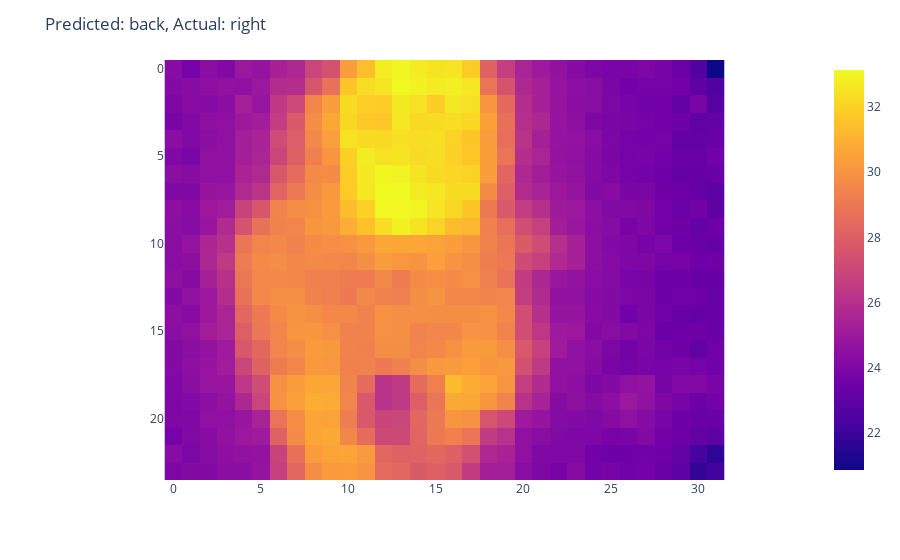
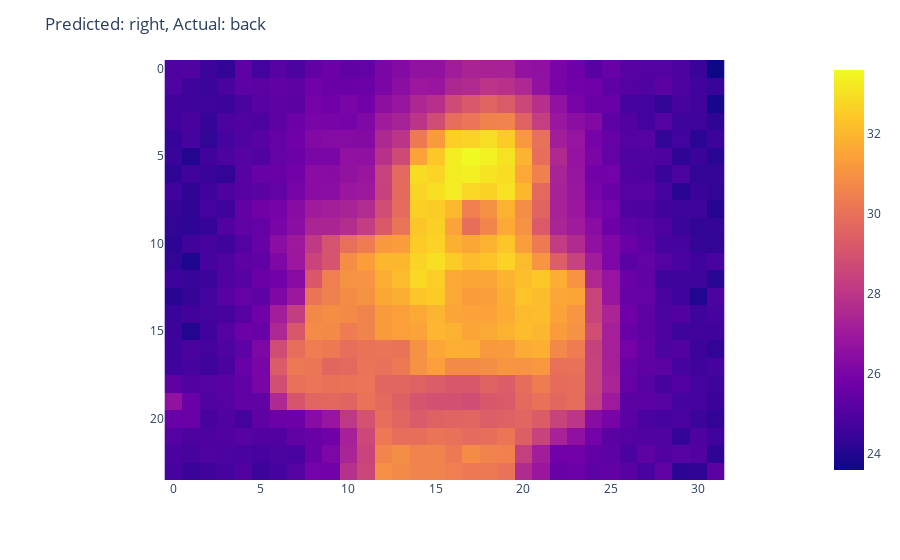
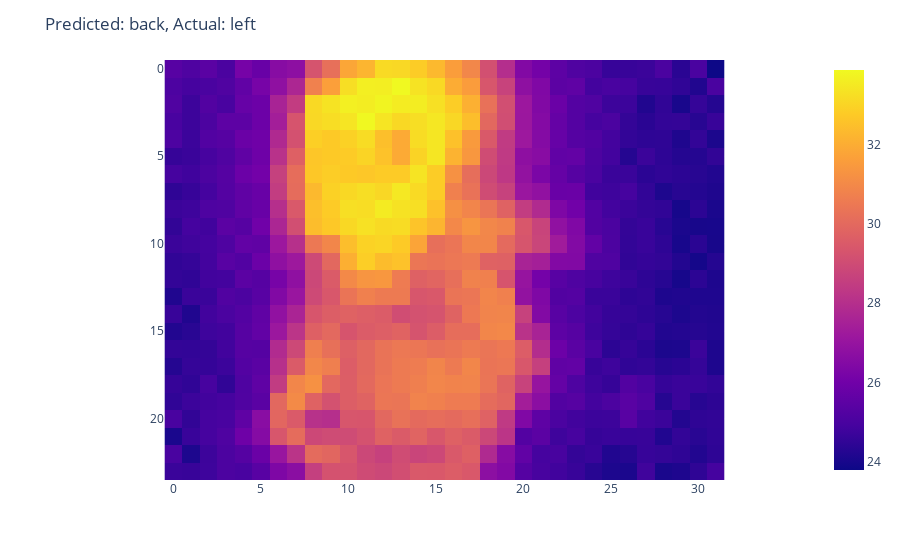
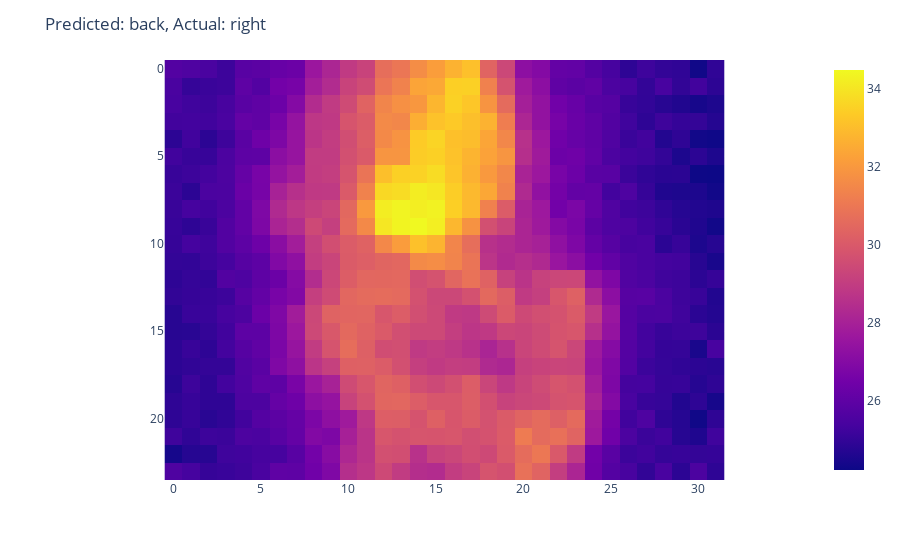

The notebook cell these images were saved under, in order:
### Code cell
values = {
    0: 'back',
    1: 'left',
    2: 'right',
}

# Get the X inputs that were misclassified
misclassified = X_test[y_test_max != preds]
# Get the y inputs that were misclassified
real_labels = y_test_max[y_test_max != preds]
pred_labels = preds[y_test_max != preds]
# Plot the misclassified inputs
for i in range(len(misclassified)):
    fig = px.imshow(
        img = misclassified[i, :, :, 0]
    )
    fig.update_layout(
        title=f'Predicted: {values[pred_labels[i]]}, '
        f'Actual: {values[real_labels[i]]}'
    )
    fig.show()

### Figure 1 — Plotly figure (JSON) as saved in the notebook; plotly's stock layout.template omitted (floating-point values rounded to 4 significant figures; data arrays with more than 128 entries replaced by an {"elided": "..."} marker saying what was removed)
{"data": [{"coloraxis": "coloraxis", "hovertemplate": "x: %{x}<br>y: %{y}<br>color: %{z}<extra></extra>", "name": "0", "type": "heatmap", "xaxis": "x", "yaxis": "y", "z": {"elided": "24x32 float values"}}], "layout": {"coloraxis": {"colorscale": [[0, "#0d0887"], [0.1111, "#46039f"], [0.2222, "#7201a8"], [0.3333, "#9c179e"], [0.4444, "#bd3786"], [0.5556, "#d8576b"], [0.6667, "#ed7953"], [0.7778, "#fb9f3a"], [0.8889, "#fdca26"], [1, "#f0f921"]]}, "margin": {"t": 60}, "title": {"text": "Predicted: back, Actual: right"}, "xaxis": {"anchor": "y", "constrain": "domain", "domain": [0, 1], "scaleanchor": "y"}, "yaxis": {"anchor": "x", "autorange": "reversed", "constrain": "domain", "domain": [0, 1]}}}

### Figure 2 — Plotly figure (JSON) as saved in the notebook; plotly's stock layout.template omitted (floating-point values rounded to 4 significant figures; data arrays with more than 128 entries replaced by an {"elided": "..."} marker saying what was removed)
{"data": [{"coloraxis": "coloraxis", "hovertemplate": "x: %{x}<br>y: %{y}<br>color: %{z}<extra></extra>", "name": "0", "type": "heatmap", "xaxis": "x", "yaxis": "y", "z": {"elided": "24x32 float values"}}], "layout": {"coloraxis": {"colorscale": [[0, "#0d0887"], [0.1111, "#46039f"], [0.2222, "#7201a8"], [0.3333, "#9c179e"], [0.4444, "#bd3786"], [0.5556, "#d8576b"], [0.6667, "#ed7953"], [0.7778, "#fb9f3a"], [0.8889, "#fdca26"], [1, "#f0f921"]]}, "margin": {"t": 60}, "title": {"text": "Predicted: right, Actual: back"}, "xaxis": {"anchor": "y", "constrain": "domain", "domain": [0, 1], "scaleanchor": "y"}, "yaxis": {"anchor": "x", "autorange": "reversed", "constrain": "domain", "domain": [0, 1]}}}

### Figure 3 — Plotly figure (JSON) as saved in the notebook; plotly's stock layout.template omitted (floating-point values rounded to 4 significant figures; data arrays with more than 128 entries replaced by an {"elided": "..."} marker saying what was removed)
{"data": [{"coloraxis": "coloraxis", "hovertemplate": "x: %{x}<br>y: %{y}<br>color: %{z}<extra></extra>", "name": "0", "type": "heatmap", "xaxis": "x", "yaxis": "y", "z": {"elided": "24x32 float values"}}], "layout": {"coloraxis": {"colorscale": [[0, "#0d0887"], [0.1111, "#46039f"], [0.2222, "#7201a8"], [0.3333, "#9c179e"], [0.4444, "#bd3786"], [0.5556, "#d8576b"], [0.6667, "#ed7953"], [0.7778, "#fb9f3a"], [0.8889, "#fdca26"], [1, "#f0f921"]]}, "margin": {"t": 60}, "title": {"text": "Predicted: back, Actual: left"}, "xaxis": {"anchor": "y", "constrain": "domain", "domain": [0, 1], "scaleanchor": "y"}, "yaxis": {"anchor": "x", "autorange": "reversed", "constrain": "domain", "domain": [0, 1]}}}

### Figure 4 — Plotly figure (JSON) as saved in the notebook; plotly's stock layout.template omitted (floating-point values rounded to 4 significant figures; data arrays with more than 128 entries replaced by an {"elided": "..."} marker saying what was removed)
{"data": [{"coloraxis": "coloraxis", "hovertemplate": "x: %{x}<br>y: %{y}<br>color: %{z}<extra></extra>", "name": "0", "type": "heatmap", "xaxis": "x", "yaxis": "y", "z": {"elided": "24x32 float values"}}], "layout": {"coloraxis": {"colorscale": [[0, "#0d0887"], [0.1111, "#46039f"], [0.2222, "#7201a8"], [0.3333, "#9c179e"], [0.4444, "#bd3786"], [0.5556, "#d8576b"], [0.6667, "#ed7953"], [0.7778, "#fb9f3a"], [0.8889, "#fdca26"], [1, "#f0f921"]]}, "margin": {"t": 60}, "title": {"text": "Predicted: back, Actual: right"}, "xaxis": {"anchor": "y", "constrain": "domain", "domain": [0, 1], "scaleanchor": "y"}, "yaxis": {"anchor": "x", "autorange": "reversed", "constrain": "domain", "domain": [0, 1]}}}
